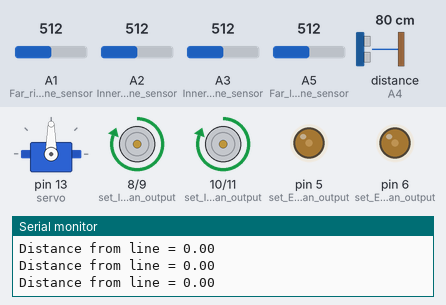
Bench run of a sketch on a simulated Arduino Uno, built with avr-gcc and run on an emulated ATmega328P. Shown: servo, motor-driver pin pairs drawn as motors (green arrow = first pin HIGH = forward, orange = second pin HIGH = backward, longer = more drive), output pins drawn as LEDs (lit = HIGH), the last lines printed to the serial monitor. Wiring (inferred from the names in the program): ultrasonic range finder: trigger A0; echo A4. The inputs (shaded band) are chosen by the test bench; at power-on: A1 (Far_right_line_sensor) = 512, A5 (Far_left_line_sensor) = 512, distance to the obstacle (sensor on A4) 80 cm, A2 (Inner_right_line_sensor) = 512, A3 (Inner_left_line_sensor) = 512. The echo pulse lasts 58.3 µs per cm; pins used as bus, display or sensor lines are not drawn.

Above: at 1.2 s.
1.3 s: A1 (Far_right_line_sensor) set to 716
At 1.6 s:
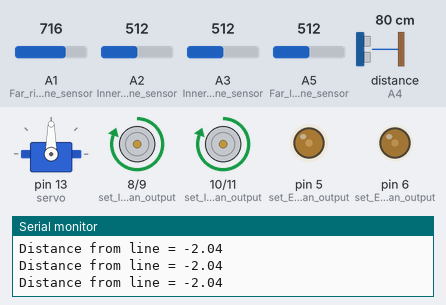
2.8 s: A5 (Far_left_line_sensor) set to 992
At 3.4 s:
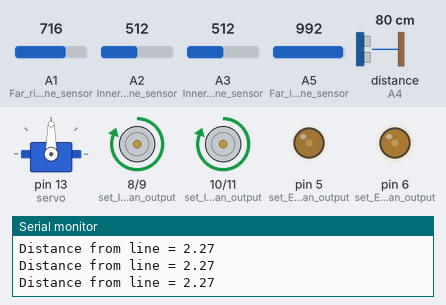
4.3 s: distance to the obstacle (sensor on A4) set to 12 cm
5.8 s: distance to the obstacle (sensor on A4) set to 9 cm
At 7.0 s:
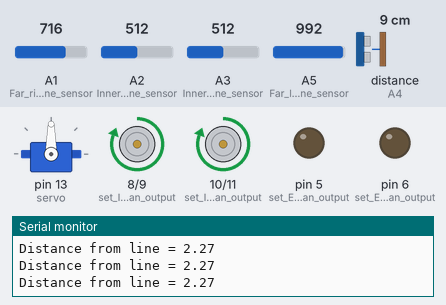
7.3 s: distance to the obstacle (sensor on A4) set to 18 cm
At 7.6 s:
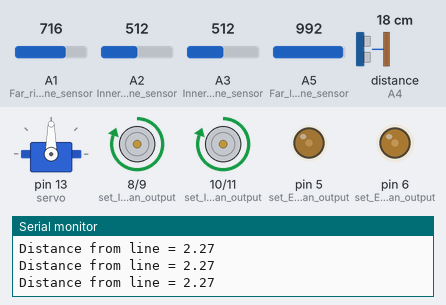
10.3 s: A2 (Inner_right_line_sensor) set to 716
At 11.3 s:
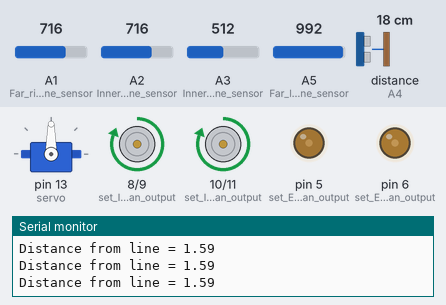
Timing chart, 0 to 13.3 s (numbered marks = the images above; inputs shaded):
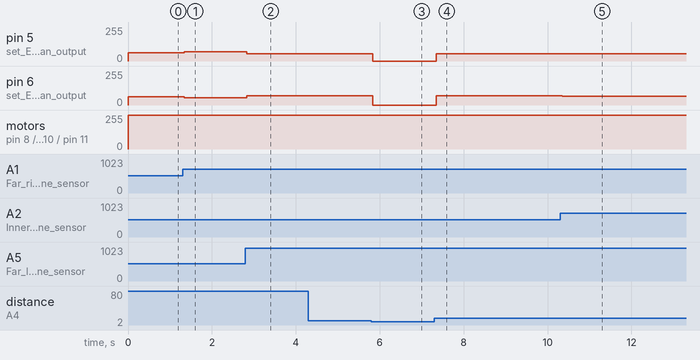

Measured:
- the behaviour switches between 11 and 10 cm on distance to the obstacle (sensor on A4) (found by bisection; images 2 and 3)
- after the input at 1.3 s, pin 5 (set_ENA_as_an_output): 62/255 → 68/255 at once; pin 6 (set_ENB_as_an_output): 62/255 → 55/255 at once
- after the input at 2.8 s, pin 5 (set_ENA_as_an_output): 68/255 → 54/255 at once; pin 6 (set_ENB_as_an_output): 55/255 → 69/255 at once
- after the input at 5.8 s, pin 5 (set_ENA_as_an_output): 54/255 → 0/255 at once; pin 6 (set_ENB_as_an_output): 69/255 → 0/255 at once
- after the input at 7.3 s, pin 5 (set_ENA_as_an_output): 0/255 → 54/255 after 0.05 s; pin 6 (set_ENB_as_an_output): 0/255 → 69/255 after 0.05 s
- after the input at 10.3 s, pin 5 (set_ENA_as_an_output): 54/255 → 56/255 after 0.05 s; pin 6 (set_ENB_as_an_output): 69/255 → 67/255 after 0.05 s

The sketch:

qualifying.ino
```cpp
#include <Servo.h>

//Distances from the centroid of the robot to the centre of each sensor in mm
float x1 = -22.5;
float x2 = -7.5;
float x3 = 7.5;
float x4 = 22.5;

//Variables to store each data point in
float w1;
float w2;
float w3;
float w4;

//Variables for storing the numerator and denominator of Equation 1
float den = 0;
float num = 0;

// These #define statements make the code more readable.
// Instead of a pin number "7" or "12" we can write "ECHO" or "TRIG"
#define ECHO A4
#define TRIG A0

Servo servo;
int angle = 0;   // servo position in degrees

void setup() {
  pinMode(ECHO,INPUT); //Initialise pin 12 as an input
  pinMode(TRIG,OUTPUT); //Initialise pin 7 as an output
  Serial.begin(9600); //begin serial communication
  pinMode(A1, INPUT); //Far right line sensor
  pinMode(A2, INPUT); //Inner right line sensor
  pinMode(A3, INPUT); //Inner left line sensor
  pinMode(A5, INPUT); //Far left line sensor
  pinMode(5,OUTPUT); //set ENA as an output
  pinMode(6,OUTPUT); //set ENB as an output
  pinMode(8,OUTPUT); //set IN1 as an output
  pinMode(9,OUTPUT); //set IN2 as an output
  pinMode(10,OUTPUT); //set IN3 as an output
  pinMode(11,OUTPUT); //set IN4 as an output
  servo.attach(13);

}

void loop() {
  unsigned int distance_mm = 0;
  w1 = analogRead(A1);
  w2 = analogRead(A2);
  w3 = analogRead(A3);
  w4 = analogRead(A5);

  num = (w1 * x1) + (w2 * x2) + (w3 * x3) + (w4 * x4);
  den = w1 + w2 + w3 + w4;
  distance_mm = sonar_mm();
  float lineDist = num/den;
  float error = 0 - lineDist;
  float Kp = 3.2;
  int leftPwm = 62 + Kp*error;
  int rightPwm = 62 - Kp*error;
  leftForwards();
  rightForwards();
  Serial.print("Distance from line = ");
  Serial.println(lineDist);
  analogWrite(5, leftPwm);
  analogWrite(6, rightPwm);
  if(distance_mm <= 100){
      analogWrite(5,0);
      analogWrite(6,0);
  }
}

void leftForwards(void) //This function sets IN1 = LOW and IN2 = HIGH in order to set the direction to forwards for motor 1
{
  digitalWrite(8,HIGH); //IN1
  digitalWrite(9,LOW); //IN2
}

void leftBackwards(void) //This function sets IN1 = HIGH and IN2 = LOW in order to set the direction to backwards for motor 1
{
  digitalWrite(8,LOW); //IN1
  digitalWrite(9,HIGH); //IN2
}

void rightForwards(void)  //This function sets IN3 = LOW and IN4 = HIGH in order to set the direction to forwards for motor 2
{
  digitalWrite(10,HIGH); //IN3
  digitalWrite(11,LOW); //IN4
}
void rightBackwards(void) //This function sets IN3 = HIGH and IN4 = LOW in order to set the direction to forwards for motor 2
{
  digitalWrite(10,LOW); //IN3
  digitalWrite(11,HIGH); //IN4
}

unsigned int sonar_mm(void)
{
  long duration = 0;
  const float speed_sound = 340.29;// m/s, "const" makes the compiler able to optimise the program where this variable is used, cool!
  // Read in a distance from the ultrasonic distance sensor:
  // The ultrasonic burst is triggered by a HIGH pulse of 10 microseconds.
  digitalWrite(TRIG, HIGH);
  delayMicroseconds(10);
  digitalWrite(TRIG, LOW);
  //read length of time pulse
  duration = pulseIn(ECHO, HIGH); //This function measures a pulsewidth and returns the width in microseconds
  // convert the time into a distance
  // the code "(unsigned int)" turns the result of the distance calculation
  // into an integer instead of a floating point (decimal or fractional) number.
  return (unsigned int)(0.5 * duration * 1e-6 * speed_sound * 1e3);
  //"unsigned" ensures we are returning an unsigned number, remember that there is no such thing as negative distance.
}
```
